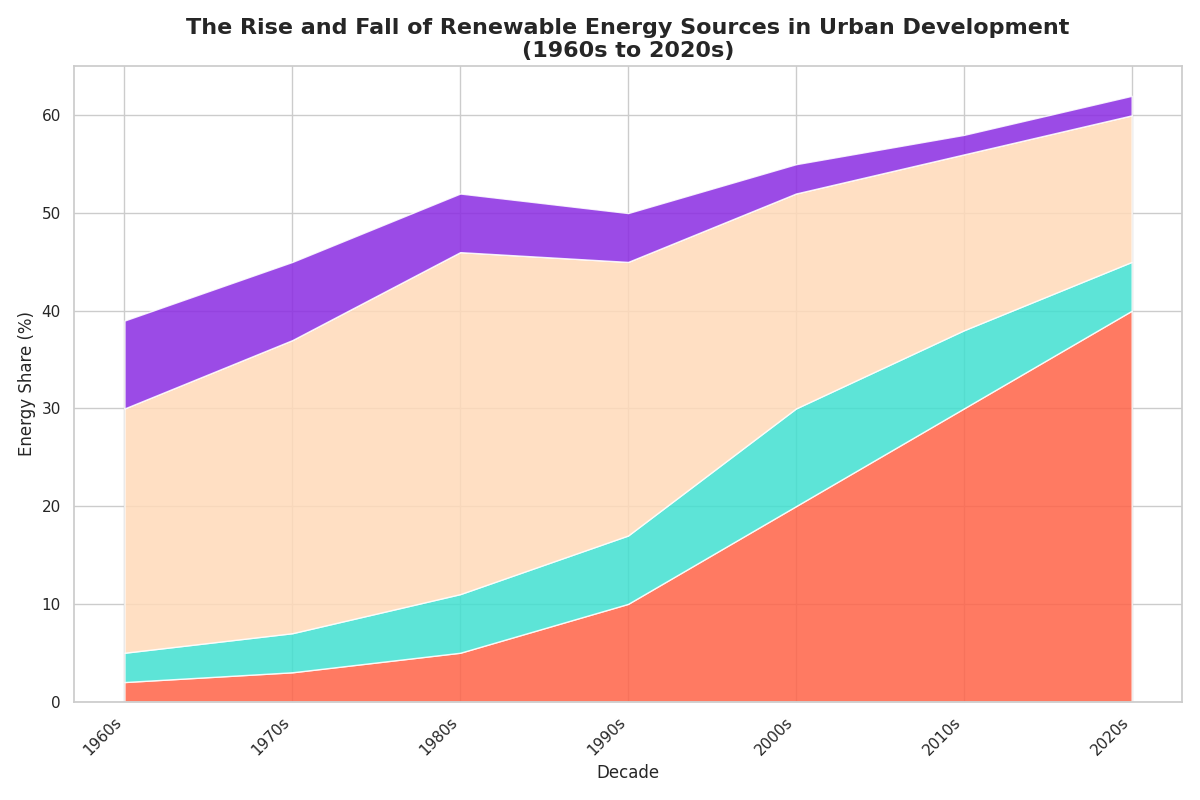

Recreate this plot in Python.
import matplotlib.pyplot as plt
import numpy as np

decades = ['1960s', '1970s', '1980s', '1990s', '2000s', '2010s', '2020s']
solar = [2, 3, 5, 10, 20, 30, 40]
geothermal = [3, 4, 6, 7, 10, 8, 5]
hydropower = [25, 30, 35, 28, 22, 18, 15]
biomass = [9, 8, 6, 5, 3, 2, 2]

data = np.vstack([solar, geothermal, hydropower, biomass])

fig, ax = plt.subplots(figsize=(12, 8))
ax.stackplot(decades, data, colors=['#FF6347', '#40E0D0', '#FFDAB9', '#8A2BE2'], alpha=0.85)

ax.set_title('The Rise and Fall of Renewable Energy Sources in Urban Development\n(1960s to 2020s)', fontsize=16, fontweight='bold', loc='center')
ax.set_xlabel('Decade', fontsize=12)
ax.set_ylabel('Energy Share (%)', fontsize=12)

plt.xticks(rotation=45, ha='right')
plt.tight_layout()
plt.show()
